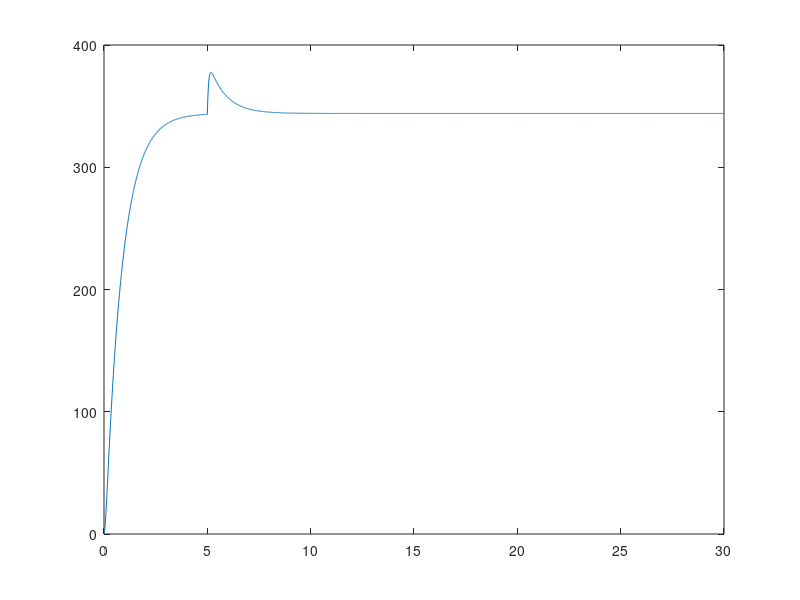
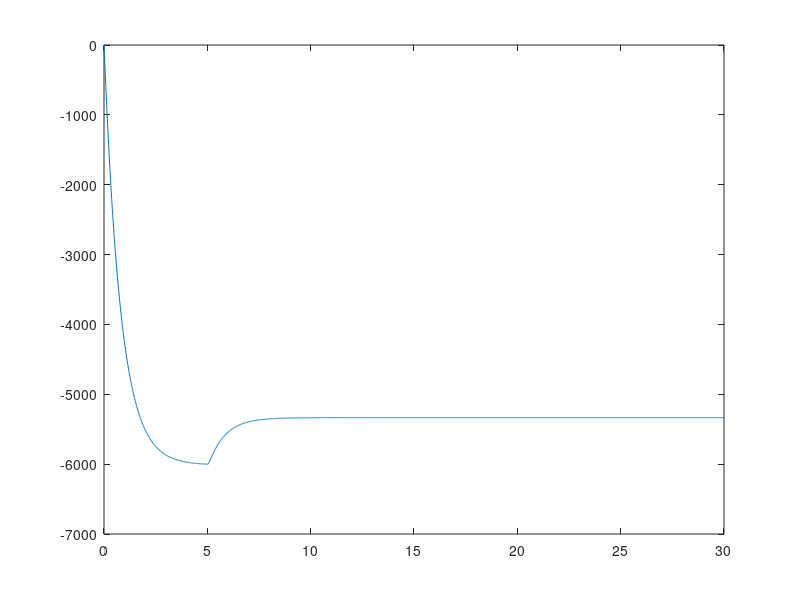

Recreate these plots in MATLAB, in order.
clear;
clc;

%Constants, motor-specific.
%See http://www.usfirst.org/uploadedFiles/Robotics_Programs/FRC/Game_and_Season__Info/2011_Assets/Kit_of_Parts/Motor_Curves_Rev_A.pdf
Rc = 0.8; %ohms, for full CIM motor
Lc = 0.05; %henries, just a guess based on similarly sized motor typical values
Kt = 344/133; %oz-in/A - for CIM motor. Calculated from Stall Torque/Stall Current
Ki = (12-(2.7*Rc))/(5310*2*pi/60); %V/(rad/s). Calculated from Vemf@FreeSpeed/(2pi/60*RPM@FreeSpeed). Steady-state Vemf = Vs - I@FreeSpeed*Rc, for Vs = 12

SystemMomentOfInertia = 0.05; % oz-in^2 - just a guess the rotating member of CIM - model as 2.5lb, 1 in. radius solid cylinder
LoadTorque = 344; %Oz.In
Ts = 0.01; %10 ms sample rate


step_time = 5;
end_time = 30;
voltage = [zeros(1,step_time/Ts), 12*ones(1,(end_time-step_time)/Ts)]; %Step from 0 to 12V

num_samples = length(voltage);

%prealocate other variables
time = (0:1:num_samples-1)*Ts;
torque = ones(1,num_samples);
speed = zeros(1,num_samples);

for i = 1:1:num_samples-1
    torque(i+1) = torque(i) + Ts*(Kt/Lc * (voltage(i) - torque(i)*Rc/Kt - Ki*speed(i)));
    speed(i+1) = speed(i) + Ts*(1/SystemMomentOfInertia * (torque(i)-LoadTorque));
    
end

figure;
plot(time, torque);

figure;
plot(time, speed);



